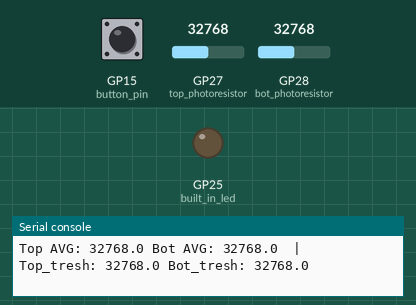
Recording of a program running on a simulated Raspberry Pi Pico running CircuitPython. Parts: output pins drawn as LEDs (lit = HIGH), the last lines printed to the serial console. Dashed ring = blinking. The test bench sets the inputs (shaded band); at power-on: GP15 (button_pin) LOW, GP28 (bot_photoresistor) = 32768, GP27 (top_photoresistor) = 32768 (analog values on the 0–65535 scale). USB keyboard and mouse output is not drawn.

Above: at 6.2 s.
6.3 s: GP15 (button_pin) pulled HIGH for 3.2 s
At 7.1 s:
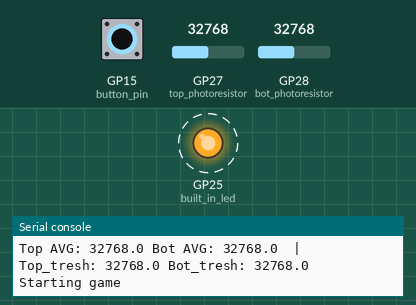
11.0 s: GP15 (button_pin) pulled HIGH for 0.15 s
At 12.2 s:
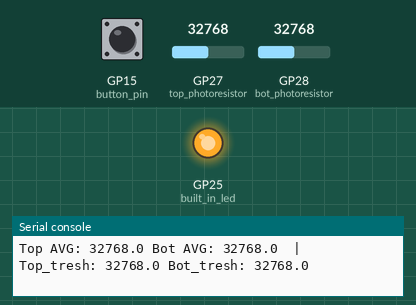
12.6 s: GP28 (bot_photoresistor) set to 31936
At 14.0 s:
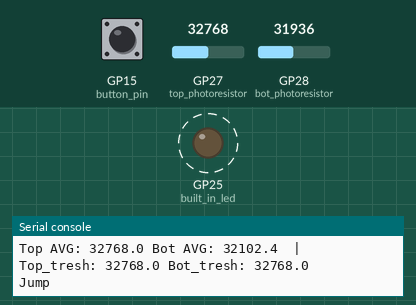
14.4 s: GP28 (bot_photoresistor) set to 45874
At 15.6 s:
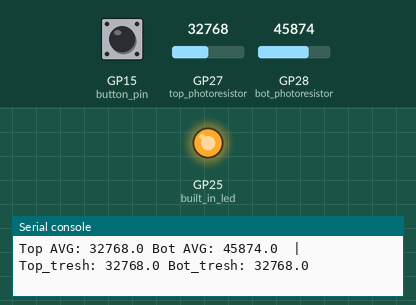
15.9 s: GP27 (top_photoresistor) set to 32064
At 16.5 s:
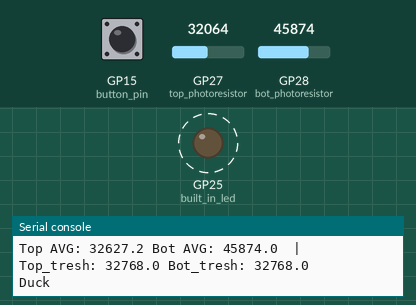
Timing chart, 0 to 19.0 s (numbered marks = the images above; inputs shaded):
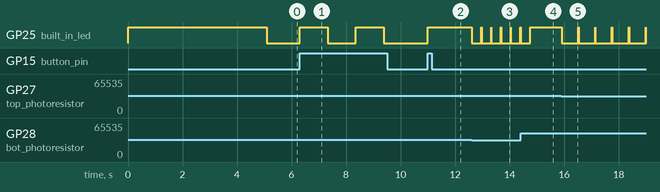

The program:

main.py
```python
# Circuit python
import time
import board
import analogio
import digitalio
import usb_hid
from adafruit_hid.keyboard import Keyboard
from adafruit_hid.keycode import Keycode

BUTTON_PIN = board.GP15
BUILTIN_LED_PIN = board.LED
TOP_PHOTORESISTOR_PIN = board.GP27
BOT_PHOTORESISTOR_PIN = board.GP28

# TOP_BLACK_TRESHHOLD = 2000
# BOT_BLACK_TRESHHOLD = 3000

SENSOR_HISTORY_SIZE = 5
CALIBRATION_SAMPLES = 500
CALIBRATION_SAMPLE_DELAY = 0.01
BLACK_THRESHOLD_FACTOR = 0.35 # 0-1, more = sooner trigger

JUMP_KEY = Keycode.UP_ARROW
DUCK_KEY = Keycode.DOWN_ARROW

# Initialize the devices
button_pin = digitalio.DigitalInOut(BUTTON_PIN)
button_pin.direction = digitalio.Direction.INPUT

built_in_led = digitalio.DigitalInOut(BUILTIN_LED_PIN)
built_in_led.direction = digitalio.Direction.OUTPUT

top_photoresistor = analogio.AnalogIn(TOP_PHOTORESISTOR_PIN)
bot_photoresistor = analogio.AnalogIn(BOT_PHOTORESISTOR_PIN)

# Initialize the keyboard
kbd = Keyboard(usb_hid.devices)

game_started = False
built_in_led.value = False

top_sensor_history = []
bot_sensor_history = []


def calibrate_photoresistors(sample_count=CALIBRATION_SAMPLES, sample_delay=CALIBRATION_SAMPLE_DELAY):
    top_max = 0
    top_min = 65535
    bot_max = 0
    bot_min = 65535

    print("Calibrating sensors...")
    built_in_led.value = True
    for _ in range(sample_count):
        if(top_photoresistor.value > top_max):
            top_max = top_photoresistor.value
        if(top_photoresistor.value < top_min):
            top_min = top_photoresistor.value
        if(bot_photoresistor.value > bot_max):
            bot_max = bot_photoresistor.value
        if(bot_photoresistor.value < bot_min):
            bot_min = bot_photoresistor.value
        time.sleep(sample_delay)
    built_in_led.value = False

    top_diff = top_max - top_min
    bot_diff = bot_max - bot_min

    top_threshold = top_min + (top_diff * BLACK_THRESHOLD_FACTOR)
    bot_threshold = bot_min + (bot_diff * BLACK_THRESHOLD_FACTOR)

    return top_threshold, bot_threshold


TOP_BLACK_TRESHHOLD, BOT_BLACK_TRESHHOLD = calibrate_photoresistors()

while True:
    top_value = top_photoresistor.value
    bot_value = bot_photoresistor.value

    top_sensor_history.append(top_value)
    if len(top_sensor_history) > SENSOR_HISTORY_SIZE:
        top_sensor_history.pop(0)

    bot_sensor_history.append(bot_value)
    if len(bot_sensor_history) > SENSOR_HISTORY_SIZE:
        bot_sensor_history.pop(0)

    top_average = sum(top_sensor_history) / len(top_sensor_history)
    bot_average = sum(bot_sensor_history) / len(bot_sensor_history)

    print(f"Top AVG: {top_average} Bot AVG: {bot_average}  | Top_tresh: {TOP_BLACK_TRESHHOLD} Bot_tresh: {BOT_BLACK_TRESHHOLD}")

    button_value = bool(button_pin.value)
    if(button_value):
        print("Starting game")
        game_started = not game_started
        built_in_led.value = game_started
        if game_started:
            kbd.press(JUMP_KEY)
            kbd.release(JUMP_KEY)
            kbd.press(DUCK_KEY)
            kbd.release(DUCK_KEY)
        else:
            kbd.release(JUMP_KEY)
            kbd.release(DUCK_KEY)
        time.sleep(1)

    if(game_started):
        # Avoid cactus
        if(bot_average < BOT_BLACK_TRESHHOLD):
            print("Jump")
            kbd.press(JUMP_KEY)
            built_in_led.value = False
            time.sleep(0.25)
            kbd.release(JUMP_KEY)
            kbd.press(DUCK_KEY)
            time.sleep(0.075)
            kbd.release(DUCK_KEY)
            built_in_led.value = True

        # Avoid flying bird
        if(top_average < TOP_BLACK_TRESHHOLD and bot_average > BOT_BLACK_TRESHHOLD):
            print("Duck")
            kbd.press(DUCK_KEY)
            built_in_led.value = False
            time.sleep(0.6)
            kbd.release(DUCK_KEY)
            built_in_led.value = True
```

Measured:
- the behaviour switches between 32768 and 32752 on GP28 (bot_photoresistor) (found by bisection; images 2 and 3)
- the behaviour switches between 32768 and 32752 on GP27 (top_photoresistor) (found by bisection; images 4 and 5)
- after the input at 6.3 s, GP25 (built_in_led): alternates HIGH for 1.0 s and LOW for 1.0 s, starting at once
- after the input at 11.0 s, GP25 (built_in_led): LOW → HIGH at once
- after the input at 12.6 s, GP25 (built_in_led): alternates HIGH for 0.01 s and LOW for 0.35 s, starting at once
- after the input at 14.4 s, GP25 (built_in_led): goes on until 14.7 s, then stays HIGH
- after the input at 15.9 s, GP25 (built_in_led): alternates HIGH for 0.01 s and LOW for 0.61 s, starting at once
